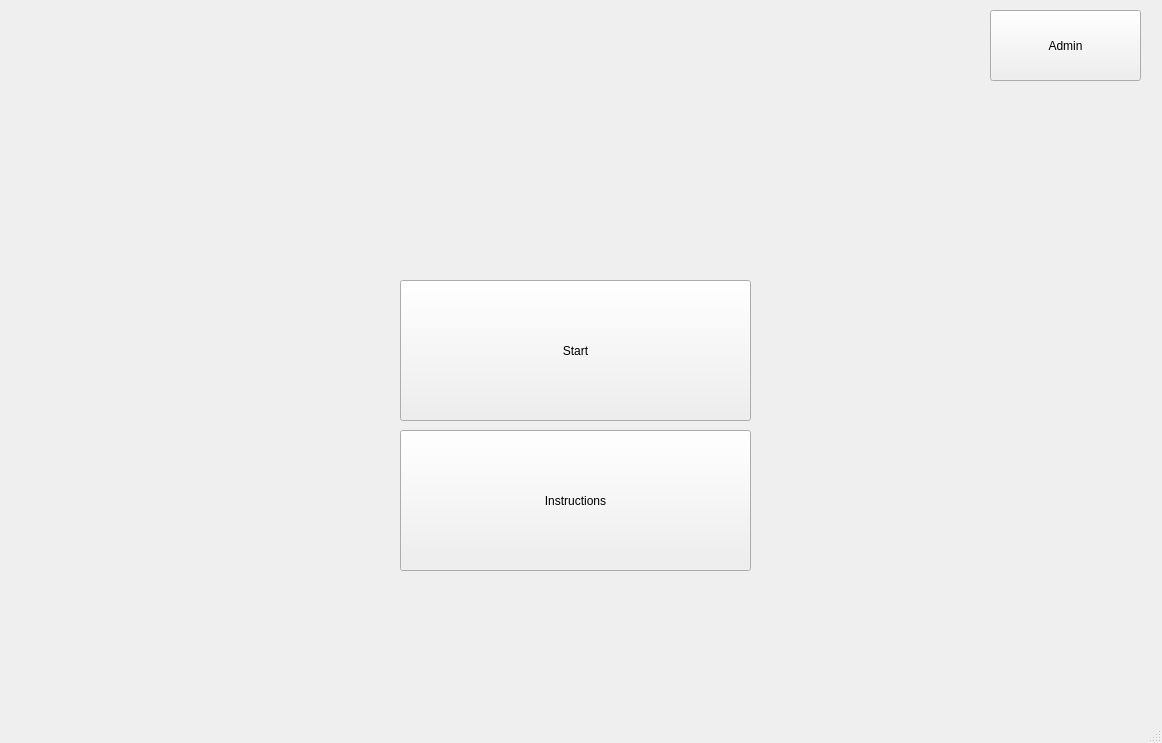
<?xml version="1.0" encoding="UTF-8"?>
<ui version="4.0">
 <class>MainWindow</class>
 <widget class="QMainWindow" name="MainWindow">
  <property name="geometry">
   <rect>
    <x>0</x>
    <y>0</y>
    <width>1162</width>
    <height>743</height>
   </rect>
  </property>
  <property name="windowTitle">
   <string>MainWindow</string>
  </property>
  <property name="autoFillBackground">
   <bool>false</bool>
  </property>
  <property name="styleSheet">
   <string notr="true"/>
  </property>
  <widget class="QWidget" name="centralwidget">
   <property name="autoFillBackground">
    <bool>false</bool>
   </property>
   <property name="styleSheet">
    <string notr="true">#centralwidget {
	
	background-image: url(:/statics/background.jpg);
    background-repeat: no-repeat;
    background-position: center;
}</string>
   </property>
   <widget class="QWidget" name="widget" native="true">
    <property name="geometry">
     <rect>
      <x>200</x>
      <y>250</y>
      <width>781</width>
      <height>351</height>
     </rect>
    </property>
    <widget class="QPushButton" name="pushButton">
     <property name="geometry">
      <rect>
       <x>200</x>
       <y>30</y>
       <width>351</width>
       <height>141</height>
      </rect>
     </property>
     <property name="text">
      <string>Start</string>
     </property>
    </widget>
    <widget class="QPushButton" name="pushButton_2">
     <property name="geometry">
      <rect>
       <x>200</x>
       <y>180</y>
       <width>351</width>
       <height>141</height>
      </rect>
     </property>
     <property name="text">
      <string>Instructions</string>
     </property>
    </widget>
   </widget>
   <widget class="QPushButton" name="pushButton_3">
    <property name="geometry">
     <rect>
      <x>990</x>
      <y>10</y>
      <width>151</width>
      <height>71</height>
     </rect>
    </property>
    <property name="text">
     <string>Admin</string>
    </property>
   </widget>
  </widget>
  <widget class="QMenuBar" name="menubar">
   <property name="geometry">
    <rect>
     <x>0</x>
     <y>0</y>
     <width>1162</width>
     <height>33</height>
    </rect>
   </property>
  </widget>
  <widget class="QStatusBar" name="statusbar"/>
 </widget>
 <resources>
  <include location="statics/images.qrc"/>
 </resources>
 <connections/>
</ui>
